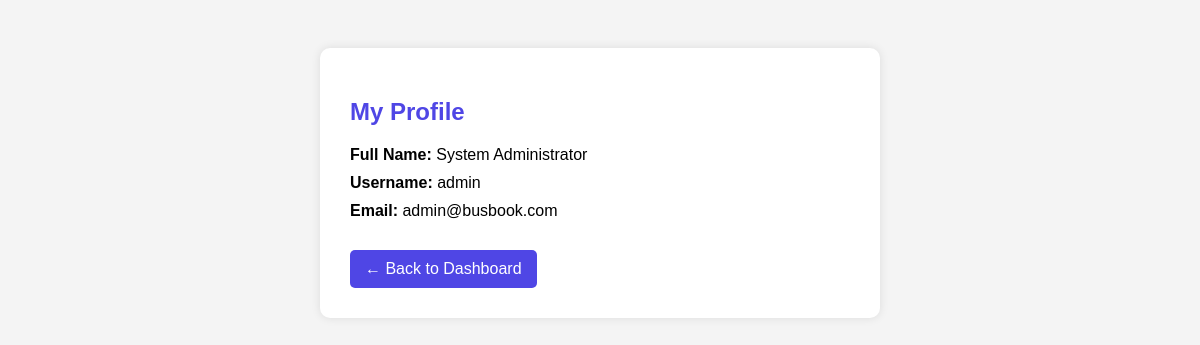
/transport_booking/profile.php (signed in), run on the app's committed database.
### tables this page shows
CREATE TABLE `users` (
  `id` int(11) NOT NULL,
  `username` varchar(50) DEFAULT NULL,
  `email` varchar(100) DEFAULT NULL,
  `password_hash` varchar(255) DEFAULT NULL,
  `full_name` varchar(100) DEFAULT NULL,
  `phone` varchar(20) DEFAULT NULL,
  `role` varchar(20) DEFAULT 'user',
  `created_at` timestamp NOT NULL DEFAULT current_timestamp()
);

### transport_booking/config/database.php (called while the page is built, shortened)
<?php
class Database {
    private $host = 'localhost';
    private $user = 'root';
    private $password = '';
    private $dbname = 'transport_booking';
    public $conn;
    public function __construct() {
        try {
            $this->conn = new mysqli($this->host, $this->user, $this->password, $this->dbname);
        } catch (Exception $e) {
            die("Database connection error: " . $e->getMessage());
        }
    }
    public function prepare($sql) {
        return $this->conn->prepare($sql);
    }
}
?>

### transport_booking/profile.php (the view, shortened to what this page needs)
<?php
require_once 'config/database.php';
$db = new Database();
$user_id = $_SESSION['user_id'];
$stmt = $db->prepare("
    SELECT username, email, full_name
    FROM users
    WHERE id = ?
");
$stmt->bind_param("i", $user_id);
$stmt->execute();
$user = $stmt->get_result()->fetch_assoc();
?>
<!DOCTYPE html>
<html lang="en">
<head>
</head>
<body>
    <div class="profile-box">
        <h2>My Profile</h2>
        <p>
            <strong>Full Name:</strong>
            <?php echo htmlspecialchars($user['full_name']); ?>
        </p>
        <p>
            <strong>Username:</strong>
            <?php echo htmlspecialchars($user['username']); ?>
        </p>
        <p>
            <strong>Email:</strong>
            <?php echo htmlspecialchars($user['email']); ?>
        </p>
        <a href="dashboard.php" class="back-btn">
            ← Back to Dashboard
        </a>
    </div>
</body>
</html>

### transport_booking/profile.php (style rules this page uses)
body { font-family: Arial, sans-serif; background: #f4f4f4; padding: 40px; }
.profile-box { background: white; padding: 30px; max-width: 500px; margin: auto; border-radius: 10px; box-shadow: 0 0 10px rgba(0,0,0,0.1); }
h2 { color: #4f46e5; margin-bottom: 20px; }
p { margin: 10px 0; font-size: 16px; }
.back-btn { display: inline-block; margin-top: 20px; text-decoration: none; color: white; background: #4f46e5; padding: 10px 15px; border-radius: 5px; }

### data on the page
users: full_name "System Administrator", username "admin", email "admin@busbook.com"
